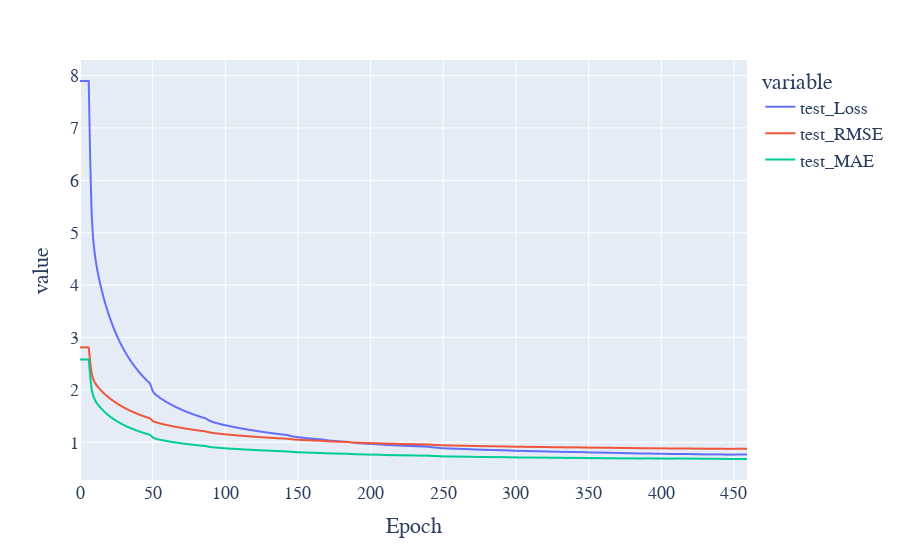

Notebook cell for this chart:
### Markdown cell above
### SVT Analysis

### Code cell
with open('results.json') as f:
    hists = json.load(f)

best = min(hists, key= lambda x: min(x.get('hist',{}).get('test_RMSE', [float('inf')])))
svt_best_tau = best['tau']
svt_best_delta = best['delta']
svt_best_n_epochs = np.argmin(best['hist']['test_RMSE'])
best_hist = best['hist']
plot_experiment(best_hist)

plot_color_map(hists, 'delta', 'tau')

### Figure 1 — Plotly figure (JSON) as saved in the notebook; plotly's stock layout.template omitted (floating-point values rounded to 4 significant figures; data arrays with more than 128 entries replaced by an {"elided": "..."} marker saying what was removed)
{"data": [{"hovertemplate": "variable=test_Loss<br>Epoch=%{x}<br>value=%{y}<extra></extra>", "legendgroup": "test_Loss", "line": {"color": "#636efa", "dash": "solid"}, "mode": "lines", "name": "test_Loss", "showlegend": true, "type": "scattergl", "x": {"elided": "460 int values"}, "xaxis": "x", "y": {"elided": "460 float values"}, "yaxis": "y"}, {"hovertemplate": "variable=test_RMSE<br>Epoch=%{x}<br>value=%{y}<extra></extra>", "legendgroup": "test_RMSE", "line": {"color": "#EF553B", "dash": "solid"}, "mode": "lines", "name": "test_RMSE", "showlegend": true, "type": "scattergl", "x": {"elided": "460 int values"}, "xaxis": "x", "y": {"elided": "460 float values"}, "yaxis": "y"}, {"hovertemplate": "variable=test_MAE<br>Epoch=%{x}<br>value=%{y}<extra></extra>", "legendgroup": "test_MAE", "line": {"color": "#00cc96", "dash": "solid"}, "mode": "lines", "name": "test_MAE", "showlegend": true, "type": "scattergl", "x": {"elided": "460 int values"}, "xaxis": "x", "y": {"elided": "460 float values"}, "yaxis": "y"}], "layout": {"font": {"family": "Courier New, monospace", "size": 18}, "hoverlabel": {"font": {"family": "Rockwell", "size": 12}}, "legend": {"title": {"text": "variable"}, "tracegroupgap": 0}, "margin": {"t": 60}, "xaxis": {"anchor": "y", "domain": [0, 1], "showspikes": true, "title": {"text": "Epoch"}}, "yaxis": {"anchor": "x", "domain": [0, 1], "title": {"text": "value"}}}}
